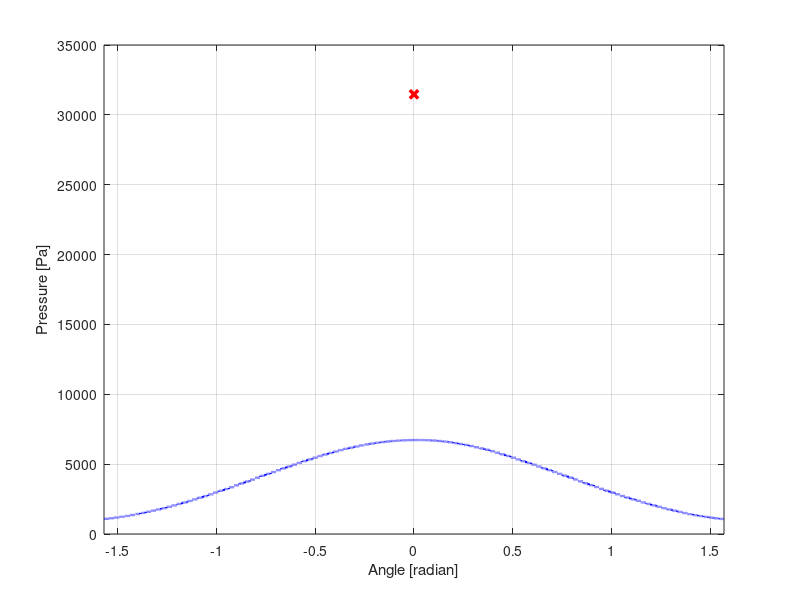

The MATLAB source for this figure: (Note: this script raises an error after producing the figure.)
%Matlab script
%_________________________________________
% Plot the Density at the wall
% D=importdata('TestHeatFlux_Wall.dat');
% x_d = D.data(:,1);
% angle = linspace(-pi/2,pi/2,length(x_d));
% qx = D.data(:,4);
% qy = D.data(:,5);
% 
% 
% q =sqrt( qx.*qx + qy.*qy);
% figure(1)
% %subplot(2,2,1)
% plot(angle,q,'b:','LineWidth',1.7)
% grid on
% grid minor
% ylabel('Heat Flux [W/m^2]')
% xlabel('Angle [radian]')
% xlim([-pi/2 pi/2])

% %_________________________________________
% % Plot the Velocity at the wall
% D=importdata('Velocity_Wall.dat');
% x_v = D.data(:,1);
% angle = linspace(-pi/2,pi/2,length(x_v));
% V = D.data(:,4);
% 
% subplot(2,2,2)
% plot(angle,abs(V),'b:','LineWidth',1.7)
% grid on
% grid minor
% ylabel('Absolute Velocity [m/s]')
% xlabel('Angle [radian]')
% xlim([-pi/2 pi/2])
% %_________________________________________
% Plot the Pressure at the wall
clf
figure(2)
P=importdata('Pressure_Wall.dat');
x_p = P.data(:,1);
angle = linspace(-pi/2,pi/2,length(x_p));
p = P.data(:,4);

plot(angle,p,'b:','LineWidth',1.7)
hold on 
plot(0,31472,'xr','LineWidth',2.5)
grid on
ylabel('Pressure [Pa]')
xlabel('Angle [radian]')
xlim([-pi/2 pi/2])

% %_________________________________________
% % Plot the Temperature at the wall
% D=importdata('Temperature_Wall.dat');
% x_T = D.data(:,1);
% angle = linspace(-pi/2,pi/2,length(x_T));
% T = D.data(:,4);
% 
% subplot(2,2,4)
% plot(angle,T,'b:','LineWidth',1.7)
% grid on
% grid minor
% ylabel('Temperature [K]')
% xlabel('Angle [radian]')
% xlim([-pi/2 pi/2])
% 
% 
% 
% %%%%%%%%%%%%%%%%%%%%%%%%%%%%%%%%%%%%%%%%%%
% % R E S I D U A L 
% 
R=importdata('residual.dat'); %iteration/ wall time/ residual norm / cfl
x_r = R.data(:,1);
r = R.data(:,3);
cfl = R.data(:,4);

fig = figure(3);
left_color = [0 0 0];
right_color = [0 0 0];
set(fig,'defaultAxesColorOrder',[left_color; right_color]);


yyaxis left
semilogy(x_r,r,'b-','LineWidth',1.5)

%ylim([0 10^(10)]) 
ylabel('Residual Norm L_2 (log_1_0 scale) ')
xlabel('Iteration')

yyaxis right
semilogy(x_r, cfl,'r--','LineWidth',1.7)
%ylim([0 10^(5)])
ylabel('CFL')
grid on
grid minor
legend('Norm L² residual','CFL')

